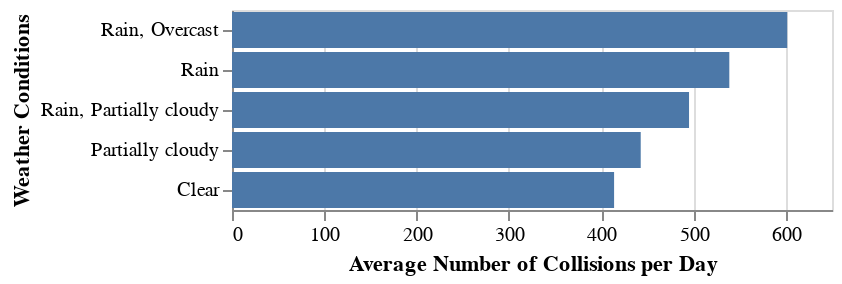

Notebook cell for this chart:
### Markdown cell above
With the total number of collisions by weather conditions we see a pattern that we did not see in the previous graphs. However, since we are counting the number of collisions with each of the weather conditions, and there are not the same days with each of the conditions, we cannot conclude anything. To improve this visualization we will get the average number of collisions per day with each of the weather conditions.

### Code cell
alt.Chart(coll_weather).mark_bar().encode(
    y=alt.Y('conditions:N', sort='-x', title='Weather Conditions'),
    x=alt.X('average_collisions_condition:Q', axis=alt.Axis(title='Average Number of Collisions per Day')),
).transform_aggregate(
    total_days_condition='count()',
    total_collisions_condiditon='sum(collisions)',
    groupby=['conditions']
).transform_calculate(
    average_collisions_condition='datum.total_collisions_condiditon / datum.total_days_condition'
)

### Figure 1 — Vega-Lite specification as saved in the notebook (floating-point values rounded to 4 significant figures; data arrays with more than 128 entries replaced by an {"elided": "..."} marker saying what was removed)
{"config": {"view": {"continuousWidth": 300, "continuousHeight": 300}}, "data": {"name": "data-8b5876078716f2ebae27c2129db55dbc"}, "mark": {"type": "bar"}, "encoding": {"x": {"axis": {"title": "Average Number of Collisions per Day"}, "field": "average_collisions_condition", "type": "quantitative"}, "y": {"field": "conditions", "sort": "-x", "title": "Weather Conditions", "type": "nominal"}}, "transform": [{"aggregate": [{"op": "count", "as": "total_days_condition"}, {"op": "sum", "field": "collisions", "as": "total_collisions_condiditon"}], "groupby": ["conditions"]}, {"calculate": "datum.total_collisions_condiditon / datum.total_days_condition", "as": "average_collisions_condition"}], "$schema": "https://vega.github.io/schema/vega-lite/v5.8.0.json", "datasets": {"data-8b5876078716f2ebae27c2129db55dbc": {"elided": "244 records"}}}
